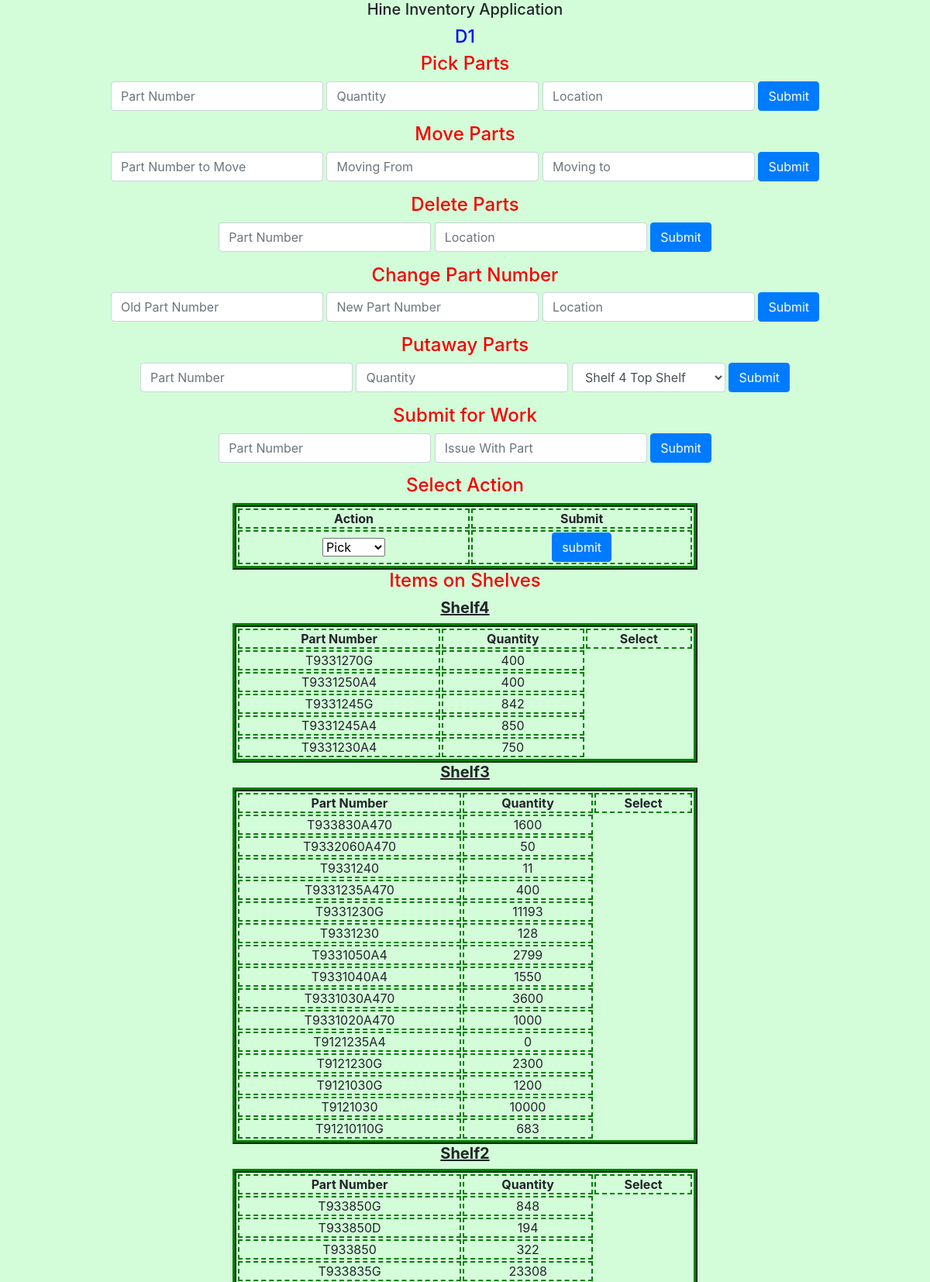
The page /Sections/D/D1.php (upper part) on the database its author committed.
### tables this page shows
CREATE TABLE `parts` (
  `id` int(11) NOT NULL AUTO_INCREMENT,
  `partNumber` varchar(25) DEFAULT NULL,
  `location` varchar(25) DEFAULT NULL,
  `qty` int(11) DEFAULT NULL,
  `todowork` tinyint(1) DEFAULT '0',
  `problemDesc` varchar(60) DEFAULT NULL,
  PRIMARY KEY (`id`)
);

### NewFile.php (called while the page is built, shortened)
<?php
class NewFile
{
    public static function establishConnection()
    {
        $hostname = "localhost";
        $dbusername = $_SESSION['Username'];
        $dbpass = $_SESSION['Password'];
        $dbname = "hine";
        $connect = mysqli_connect($hostname, $dbusername, $dbpass, $dbname);
        return $connect;
    }
}
?>

### Sections/D/D1.php (the view, shortened to what this page needs)
<html>
<body class="bodyBackground">
<head>
<link rel="stylesheet" type="text/css" href="../../css/bootstrap.css">
</head>
<h1 class="centering" style="font-size: 15pt; height: 25px">Hine
	Inventory Application</h1>
<h2 style='color: blue; font-size: 17pt;'>D1</h2>
<div class='centering'>
	<h4>Pick Parts</h4>
	<div class="row">
		<form class="form-inline nowrap justify-content-center" method='post'>
			<input class="form-control" type='text' name='PartNumPick'
				placeholder='Part Number'>&nbsp; <input class="form-control"
				type='number' name='QuantityPick' placeholder='Quantity'>&nbsp; <input
				class="form-control" type='text' name='LocationPick'
				placeholder='Location'>&nbsp; <input class="btn btn-primary"
				value="Submit" type='submit' name='SubmitPicks'>
		</form>
	</div>
	<h4>Move Parts</h4>
	<div class="row">
		<form class="form-inline nowrap justify-content-center" method='post'>
			<input class="form-control" type='text' name='PartNumFromMove'
				placeholder='Part Number to Move'>&nbsp; <input class="form-control"
				type='text' name='LocationFromMove' placeholder='Moving From'>&nbsp;
			<input class="form-control" type='text' name='LocationToMove'
				placeholder='Moving to'>&nbsp; <input class="btn btn-primary"
				value="Submit" type='submit' name='SubmitMove'>
		</form>
	</div>
	<h4>Delete Parts</h4>
	<div class="row">
		<form class="form-inline nowrap justify-content-center" method='post'>
			<input class="form-control" type='text' name='PartNumDelete'
				placeholder='Part Number'>&nbsp; <input class="form-control"
				type='text' name='LocationDelete' placeholder='Location'>&nbsp; <input
				class="btn btn-primary" value="Submit" type='submit'
				name='SubmitDelete'>
		</form>
	</div>
	<h4>Change Part Number</h4>
	<div class="row">
		<form class="form-inline nowrap justify-content-center" method='post'>
			<input class="form-control" type='text' name='PartNumToChange'
				placeholder='Old Part Number'>&nbsp; <input class="form-control"
				type='text' name='NewPartNum' placeholder='New Part Number'>&nbsp; <input
				class="form-control" type='text' name='PartLocation'
				placeholder='Location'>&nbsp; <input class="btn btn-primary"
				value="Submit" type='submit' name='SubmitChange'>
		</form>
	</div>
	<h4>Putaway Parts</h4>
	<div class="row">
		<form class="form-inline nowrap justify-content-center" method="post">
			<input class="form-control" type='text' name='partNum'
				placeholder='Part Number'>&nbsp; <input class="form-control"
				type='text' name='quantity' placeholder='Quantity'> &nbsp;<select
				class="form-control" name="shelfNum">
				<option style="width: 100px;" value='Shelf4'>Shelf 4 Top Shelf</option>
			</select> &nbsp; <input class="btn btn-primary" value="Submit"
				type='submit' name='submitPut' placeholder='submit'>
		</form>
	</div>
	<div style="height: 15px; text-align: center;">
		<h4>Submit for Work</h4>
		<div class="row">
			<form class="form-inline nowrap justify-content-center" method="post">
				<input class="form-control" type='text' name='PartNumToWork'
					placeholder='Part Number'>&nbsp; <input class="form-control"
					type="text" name="problem" placeholder="Issue With Part">&nbsp; <input
					class="btn btn-primary" value="Submit" type='submit'
					name='SubmitWork' placeholder='submit'>
			</form>
		</div>
	</div>
</div>
<div style="height: 75px;"></div>
<h4>Select Action</h4>
<form method="post" action="D1.php">
			<table class="tableForShelves">
				<tr>
					<th>Action</th>
					<th>Submit</th>
				</tr>
				<tr>
					<td><select name="selectAction">
							<option value="pick">Pick</option>
					</select></td>
					<td><input class="btn btn-primary" type="submit"
						name="selectedAction" value="submit"></td>
				</tr>
			</table>
		</form>
<h4>Items on Shelves</h4>
	<?php
function printTable($shelf, $j)
{
    $query = "SELECT id, partNumber, SUM(qty) AS qty FROM parts WHERE location=CONCAT('D1Shelf', '$j') GROUP BY partNumber ORDER BY partNumber DESC";
    $result = mysqli_query(NewFile::establishConnection(), $query);
    if ($shelf == "Shelf" . $j) {
        if (mysqli_num_rows($result) > 0) {
            echo "<table class='tableForShelves'>";
            echo "<tbody>";
            echo "<tr>";
            echo "<th>Part Number</th>";
            echo "<th>Quantity</th>";
            echo "<th>Select</th>";
            echo "</tr>";
            while ($row = mysqli_fetch_array($result)) {
                echo "<tr>";
                echo "<td>" . $row['partNumber'] . "</td>" . "<td>" . $row['qty'] . "</td>";
                echo "</tr>";
            }
            echo "</tbody>";
            echo "</table>";
        }
    }
}
?>
<?php
for ($i = 4; $i > 0; $i --) {
    $shelfNumberPrint = "Shelf" . $i;
    echo "<h5 style='text-decoration: underline; font-weight: bold;'>$shelfNumberPrint</h5>";
    printTable($shelfNumberPrint, $i);
}
?>
</body>
</html>

### rows shown on the page
parts: partNumber "T9331270G", qty "400"
parts: partNumber "T9331250A4", qty "400"
parts: partNumber "T9331245G", qty "842"
parts: partNumber "T9331245A4", qty "850"
parts: partNumber "T9331230A4", qty "750"
parts: partNumber "T933830A470", qty "1600"
parts: partNumber "T9332060A470", qty "50"
parts: partNumber "T9331240", qty "11"
parts: partNumber "T9331235A470", qty "400"
parts: partNumber "T9331230G", qty "11193"
parts: partNumber "T9331230", qty "128"
parts: partNumber "T9331050A4", qty "2799"
parts: partNumber "T9331040A4", qty "1550"
parts: partNumber "T9331030A470", qty "3600"
parts: partNumber "T9331020A470", qty "1000"
parts: partNumber "T9121235A4", qty "0"
parts: partNumber "T9121230G", qty "2300"
parts: partNumber "T9121030G", qty "1200"
parts: partNumber "T9121030", qty "10000"
parts: partNumber "T91210110G", qty "683"
parts: partNumber "T933850G", qty "848"
parts: partNumber "T933850D", qty "194"
parts: partNumber "T933850", qty "322"
parts: partNumber "T933835G", qty "23308"

### other values the page prints
$shelfNumberPrint "Shelf4"
$shelfNumberPrint "Shelf3"
$shelfNumberPrint "Shelf2"
